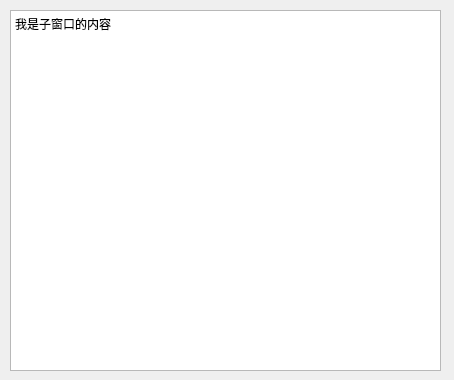
<?xml version="1.0" encoding="UTF-8"?>
<ui version="4.0">
 <class>ChildrenForm</class>
 <widget class="QWidget" name="ChildrenForm">
  <property name="geometry">
   <rect>
    <x>0</x>
    <y>0</y>
    <width>454</width>
    <height>380</height>
   </rect>
  </property>
  <property name="windowTitle">
   <string>Form</string>
  </property>
  <property name="styleSheet">
   <string notr="true"/>
  </property>
  <widget class="QTextEdit" name="textEdit">
   <property name="geometry">
    <rect>
     <x>10</x>
     <y>10</y>
     <width>431</width>
     <height>361</height>
    </rect>
   </property>
   <property name="html">
    <string>&lt;!DOCTYPE HTML PUBLIC &quot;-//W3C//DTD HTML 4.0//EN&quot; &quot;http://www.w3.org/TR/REC-html40/strict.dtd&quot;&gt;
&lt;html&gt;&lt;head&gt;&lt;meta name=&quot;qrichtext&quot; content=&quot;1&quot; /&gt;&lt;style type=&quot;text/css&quot;&gt;
p, li { white-space: pre-wrap; }
&lt;/style&gt;&lt;/head&gt;&lt;body style=&quot; font-family:'SimSun'; font-size:9pt; font-weight:400; font-style:normal;&quot;&gt;
&lt;p style=&quot; margin-top:0px; margin-bottom:0px; margin-left:0px; margin-right:0px; -qt-block-indent:0; text-indent:0px;&quot;&gt;我是子窗口的内容&lt;/p&gt;&lt;/body&gt;&lt;/html&gt;</string>
   </property>
  </widget>
 </widget>
 <resources/>
 <connections/>
</ui>
